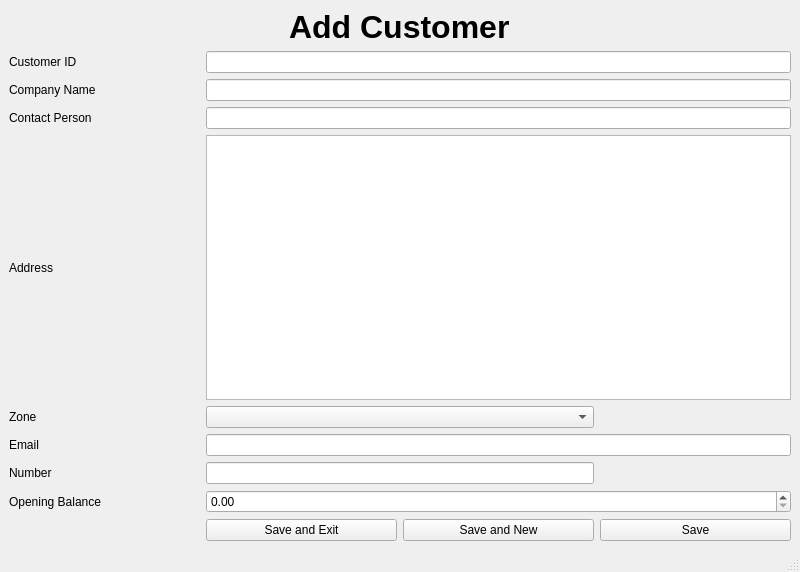
<?xml version="1.0" encoding="UTF-8"?>
<ui version="4.0">
 <class>MainWindow</class>
 <widget class="QMainWindow" name="MainWindow">
  <property name="geometry">
   <rect>
    <x>0</x>
    <y>0</y>
    <width>800</width>
    <height>572</height>
   </rect>
  </property>
  <property name="windowTitle">
   <string>Add Customer</string>
  </property>
  <widget class="QWidget" name="centralwidget">
   <layout class="QGridLayout" name="gridLayout">
    <item row="9" column="0">
     <widget class="QLabel" name="label_7">
      <property name="text">
       <string>Opening Balance</string>
      </property>
     </widget>
    </item>
    <item row="7" column="0">
     <widget class="QLabel" name="label_6">
      <property name="text">
       <string>Email</string>
      </property>
     </widget>
    </item>
    <item row="4" column="0">
     <widget class="QLabel" name="label_3">
      <property name="text">
       <string>Address</string>
      </property>
     </widget>
    </item>
    <item row="1" column="0">
     <widget class="QLabel" name="label">
      <property name="text">
       <string>Customer ID</string>
      </property>
     </widget>
    </item>
    <item row="10" column="1">
     <widget class="QPushButton" name="save_n_exit_btn">
      <property name="text">
       <string>Save and Exit</string>
      </property>
     </widget>
    </item>
    <item row="0" column="0" colspan="4" alignment="Qt::AlignHCenter">
     <widget class="QLabel" name="label_8">
      <property name="font">
       <font>
        <pointsize>24</pointsize>
        <weight>75</weight>
        <bold>true</bold>
       </font>
      </property>
      <property name="text">
       <string>Add Customer</string>
      </property>
     </widget>
    </item>
    <item row="3" column="1" colspan="3">
     <widget class="QLineEdit" name="contact_person_line_edit"/>
    </item>
    <item row="2" column="0">
     <widget class="QLabel" name="label_2">
      <property name="text">
       <string>Company Name</string>
      </property>
     </widget>
    </item>
    <item row="1" column="1" colspan="3">
     <widget class="QLineEdit" name="customer_id_line_edit"/>
    </item>
    <item row="10" column="2">
     <widget class="QPushButton" name="save_n_new_btn">
      <property name="text">
       <string>Save and New</string>
      </property>
     </widget>
    </item>
    <item row="4" column="1" colspan="3">
     <widget class="QTextEdit" name="address_text_edit"/>
    </item>
    <item row="7" column="1" colspan="3">
     <widget class="QLineEdit" name="email_line_edit"/>
    </item>
    <item row="9" column="1" colspan="3">
     <widget class="QDoubleSpinBox" name="opening_balance_spin">
      <property name="maximum">
       <double>99999999999999.984375000000000</double>
      </property>
      <property name="singleStep">
       <double>0.010000000000000</double>
      </property>
     </widget>
    </item>
    <item row="3" column="0">
     <widget class="QLabel" name="label_4">
      <property name="text">
       <string>Contact Person</string>
      </property>
     </widget>
    </item>
    <item row="6" column="0">
     <widget class="QLabel" name="label_5">
      <property name="text">
       <string>Zone</string>
      </property>
     </widget>
    </item>
    <item row="6" column="1" colspan="2">
     <widget class="QComboBox" name="zone_combo"/>
    </item>
    <item row="10" column="3">
     <widget class="QPushButton" name="save_btn">
      <property name="text">
       <string>Save</string>
      </property>
     </widget>
    </item>
    <item row="2" column="1" colspan="3">
     <widget class="QLineEdit" name="company_name_line_edit"/>
    </item>
    <item row="8" column="1" colspan="2">
     <widget class="QLineEdit" name="number_line_edit"/>
    </item>
    <item row="8" column="0">
     <widget class="QLabel" name="label_9">
      <property name="text">
       <string>Number</string>
      </property>
     </widget>
    </item>
   </layout>
  </widget>
  <widget class="QStatusBar" name="statusbar"/>
 </widget>
 <resources/>
 <connections/>
</ui>
